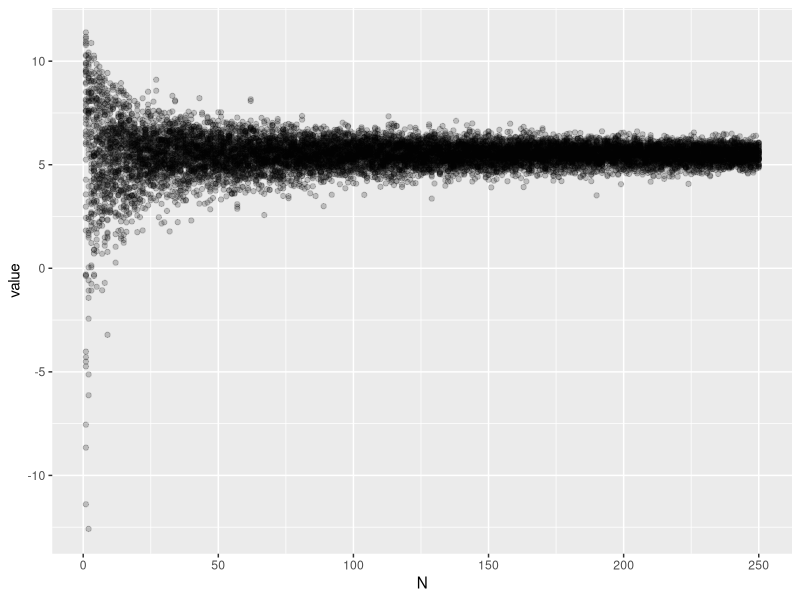

The R source for this figure:
## ---- chunk 1
knitr::opts_chunk$set(echo = TRUE)
library(tidyverse)
## ---- chunk 2

set.seed(336)

rdoublex <- function(u, mu = 0, b = 5){
  if( u > 0){
    mu + b*log(2*u)
  }else {
     mu - b*log(2-2*u)
  }
}


output_matrix <- matrix(0, nrow= 250, ncol = 50)

for( j in 1:50){
  for(i in 1:250){
    random_value <- runif(i, -.5, 5)
    output_matrix[i, j]<- mean(vapply(random_value, FUN = rdoublex, double(1)))
  }
}

output_matrix %>% 
  as.data.frame() %>% 
  mutate(N = 1:250) %>% 
  gather(replication, value, -N) %>% 
  ggplot(aes(N, value))+
  geom_point(alpha=1/5)

